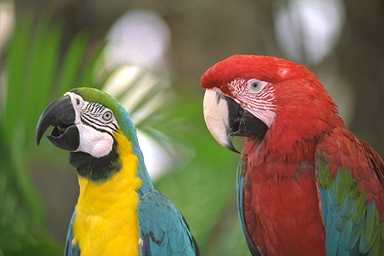
#> input picture assignment1/sample_images/sample.png, 384 x 256 px
$ python scanner.py
#> lines starting #> are read from the running program, lines starting #| are printed output that depends on the picture
# Name: Vikas Gandas
# Roll No: 2301010478
# Assignment 2: Image Sampling and Quantization


import cv2
import numpy as np
import os

# Create output folder
os.makedirs("outputs", exist_ok=True)

# Load image
img = cv2.imread("sample_images/sample.png")
#> img is the input picture: shape (256, 384, 3); mean B, G, R 76.3, 110, 122.2

if img is None:
    print("Image not found!")
    exit()

# Convert to grayscale
gray = cv2.cvtColor(img, cv2.COLOR_BGR2GRAY)
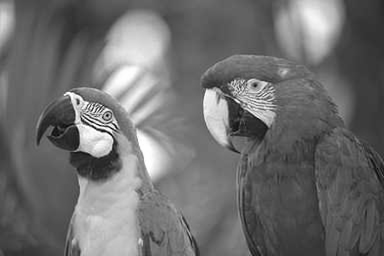
#> gray: shape (256, 384); min 2, max 255, mean 109.8

# ---------------- Sampling ----------------
high = gray
med = cv2.resize(gray, (256, 256))
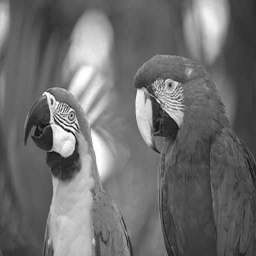
#> med: shape (256, 256); min 9, max 255, mean 109.9
low = cv2.resize(gray, (128, 128))
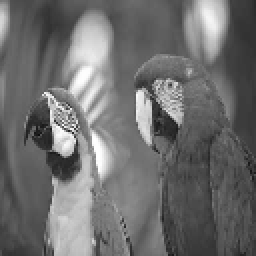
#> low: shape (128, 128) (shown 2 times larger); min 13, max 255, mean 110

med_up = cv2.resize(med, (512, 512))
low_up = cv2.resize(low, (512, 512))
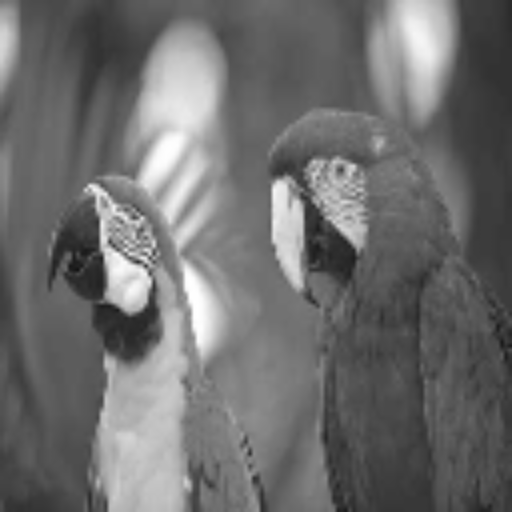
#> low_up: shape (512, 512); min 17, max 255, mean 109.9

# ---------------- Quantization ----------------
def quantize(img, levels):
    factor = 256 // levels
    return (img // factor) * factor

q8 = quantize(gray, 256)
q4 = quantize(gray, 16)
q2 = quantize(gray, 4)
#> call 3 of quantize, with levels = 4
#> in quantize (call 3), `return (img // factor) * factor`:
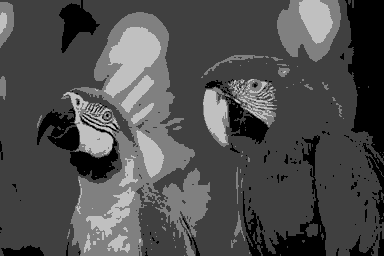
#> returned value: shape (256, 384); min 0, max 192, mean 77.9

# ---------------- Save outputs ----------------
cv2.imwrite("outputs/high.png", high)
cv2.imwrite("outputs/med.png", med_up)
cv2.imwrite("outputs/low.png", low_up)
cv2.imwrite("outputs/q8.png", q8)
cv2.imwrite("outputs/q4.png", q4)
cv2.imwrite("outputs/q2.png", q2)

print("Done! Check outputs folder.")
